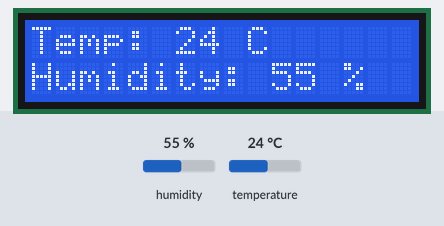
A program run on a simulated Raspberry Pi (BCM pin numbers). On the bench: 16×2 character LCD. The test bench sets the inputs (shaded band); at power-on: humidity 55 %, temperature 24 °C.

Above: at 1.2 s.
1.3 s: humidity set to 22 %
At 2.7 s:
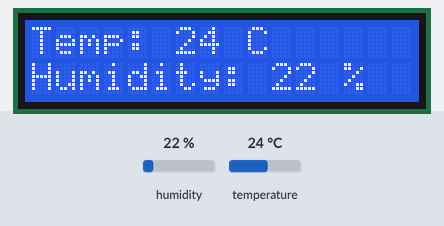
3.1 s: temperature set to 12 °C
At 4.1 s:
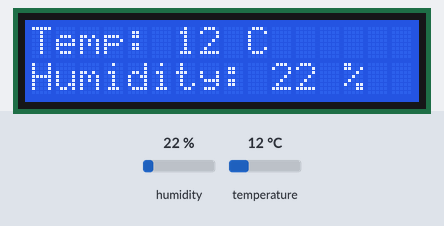
4.7 s: humidity set to 40 %
At 5.4 s:
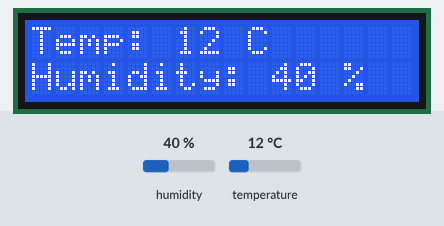
6.3 s: temperature set to 19 °C
At 7.9 s:
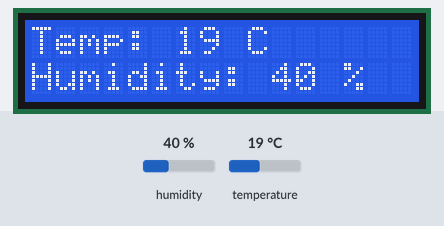
Timing chart, 0 to 8.9 s (numbered marks = the images above; inputs shaded):
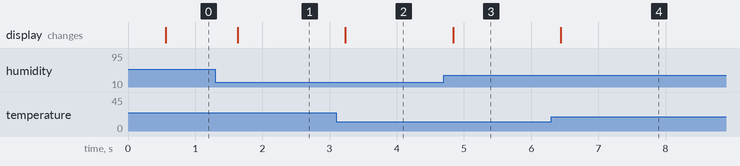

Measured:
- after the input at 1.3 s, the display: changes after 0.33 s (image 1)
- after the input at 3.1 s, the display: changes after 0.14 s (image 2)
- after the input at 4.7 s, the display: changes after 0.14 s (image 3)
- after the input at 6.3 s, the display: changes after 0.14 s (image 4)

The program:

lcd.py
```python
#!/usr/bin/python
import sys
import Adafruit_DHT

from RPLCD import CharLCD

lcd = CharLCD(cols=16, rows=2, pin_rs=37, pin_e=35, pins_data=[33, 31, 29, 23])


while True:
    humidity, temperature = Adafruit_DHT.read_retry(11, 4)

    lcd.cursor_pos = (0, 0)
    lcd.write_string("Temp: %d C" % temperature)
    lcd.cursor_pos = (1, 0)
    lcd.write_string("Humidity: %d %%" % humidity)
```
